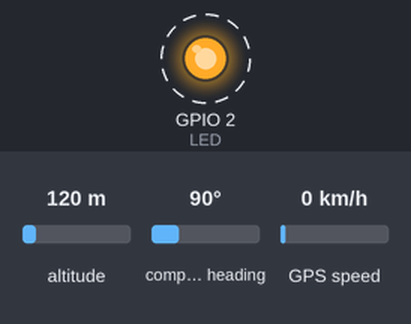
A program run on a simulated ESP32. On the bench: output pins drawn as LEDs (lit = HIGH). Dashed ring = blinking. Inputs (shaded band) come from the test bench; at power-on: altitude 120 m, compass heading 90°, GPS speed 0 km/h. The GPS gets a fix after 3 s at 37.7749, -122.4194 with 8 satellites.

Above: at 0.5 s.
Timing chart, 0 to 4.6 s (numbered marks = the images above):
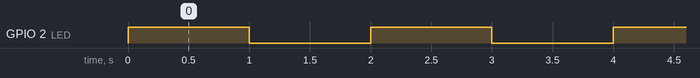

The program:

main.cpp
```cpp
#include <Arduino.h>

#include <TinyGPS++.h>
#include <tinygpsplus.h>

#include "freertos/FreeRTOS.h"
#include "freertos/task.h"

#include "esp_task_wdt.h"


#define LED 2

TinyGPSPlus gps;
TaskHandle_t taskStatusHandle;
TaskHandle_t taskSetupHandle;

/*

void taskSetup(void *pvParameters);
*/
void taskStatus(void *pvParameters);

void setup(){
  Serial.begin(9600);
  Serial1.begin(9600, SERIAL_8N1, 32, 33);
  pinMode(LED, OUTPUT);

  xTaskCreate(taskStatus, "Task de Status", 4096, NULL, 1, &taskStatusHandle);

}

void loop(){


  gps.encode(Serial1.read());

  String resposta = Serial1.readString();
  Serial.println("Resposta:" + resposta);
  // esp_task_wdt_add(NULL);
  vTaskDelay(pdMS_TO_TICKS(1));

  // while(Serial1.available()){
  //   gps.encode(Serial1.read());
  vTaskDelay(pdMS_TO_TICKS(1000));
  // String resposta = Serial1.readString();
}

void taskStatus(void *pvParameters){

  while(1){

  digitalWrite(LED, !digitalRead(LED));
  vTaskDelay(pdMS_TO_TICKS(1000));
  }
}
```

Measured:
- by itself, GPIO 2 (LED): alternates HIGH for 1.0 s and LOW for 1.0 s
